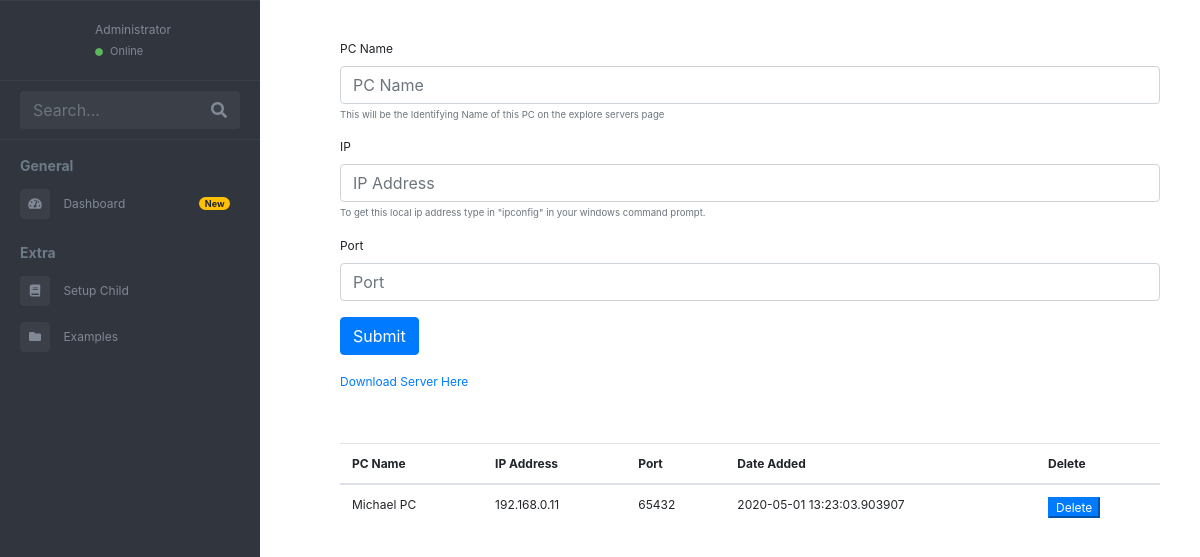
The app's page /child-node-setup, older data.
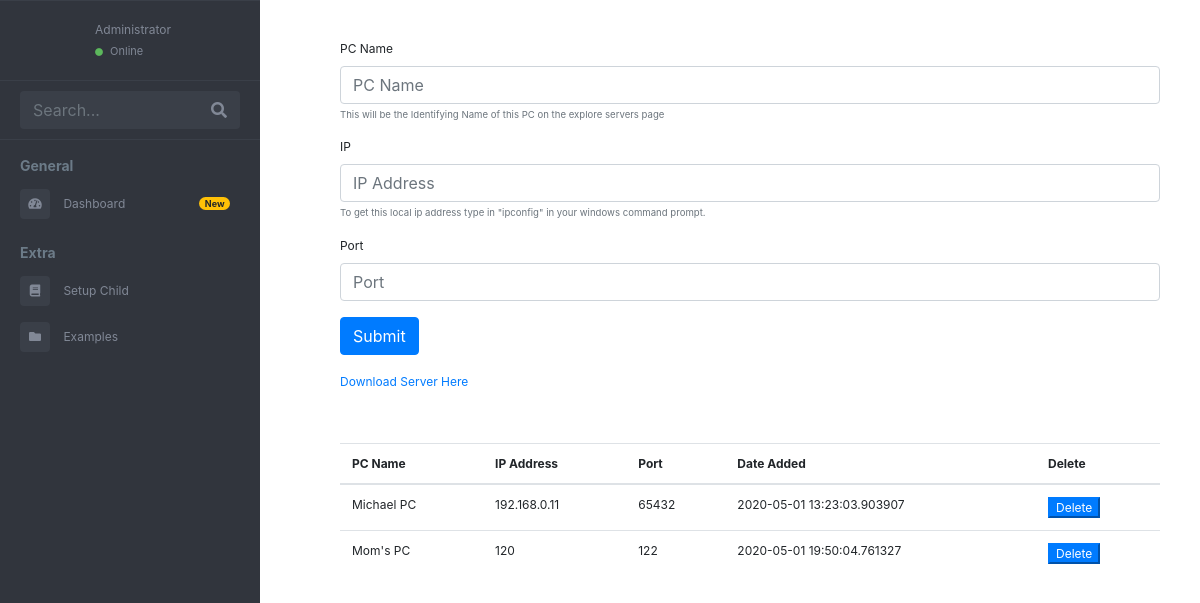
The same page, newer data.
### app/models.py (models this page shows)
class LocalNetwork(db.Model):
    id = db.Column(db.Integer, primary_key=True)
    pc_name = db.Column(db.String(64), index = True)
    ip_addr = db.Column(db.String(64), unique = True)
    port = db.Column(db.Integer)
    date_added = db.Column(db.String(120))

### app/routes.py (the view, shortened to what this page needs)
@app.route("/child-node-setup", methods = ["GET", "POST"])
def child_node_setup():
    delete = request.form.get("delete")
    print(delete)
    all_pcs_on_network = LocalNetwork.query.all()
    if request.method == "POST" and delete is not None:
        LocalNetwork.query.filter_by(id=int(delete)).delete()
        db.session.commit()
        return redirect(url_for("child_node_setup"))
    return render_template("child-node.html", pcs = all_pcs_on_network)

### app/templates/child-node.html (shortened to what this page needs)
{%include 'header.html'%}
  <main class="page-content">
    <div class="container-fluid">
        <form method = "POST">
            <div class="form-group">
              <label for="exampleInputEmail1">PC Name</label>
              <input type="text" class="form-control" id="pc_name" name = "pc_name" placeholder="PC Name">
              <small id="emailHelp" class="form-text text-muted">This will be the Identifying Name of this PC on the explore servers page</small>
            </div>
            <div class="form-group">
              <label for="exampleInputEmail1">IP</label>
              <input type="text" class="form-control" id="ip" name = "ip" placeholder="IP Address">
              <small id="emailHelp" class="form-text text-muted">To get this local ip address type in "ipconfig" in your windows command prompt.</small>
            </div>
            <div class="form-group">
              <label for="exampleInputPassword1">Port</label>
              <input type="text" class="form-control" id="port" name = "port" placeholder="Port">
            </div>
            <button type="submit" class="btn btn-primary">Submit</button>
            <a href="{{url_for('download_server')}}">Download Server Here</a>
    </div>
    <div class="table-responsive" id="sailorTableArea">
      <table class="table table-hover" width="100%">
          <thead>
              <tr>
                  <th>PC Name</th>
                  <th>IP Address</th>
                  <th>Port</th>
                  <th>Date Added</th>
                  <th>Delete</th>
              </tr>
          </thead>
          <tbody>
            {%for each in pcs%}
            <tr>
                <td>{{each.pc_name}}</td>
                <td>{{each.ip_addr}}</td>
                <td>{{each.port}}</td>
                <td>{{each.date_added}}</td>
                <td>
                  <button class = "btn-primary" name = "delete" value = {{each.id}}>
                      Delete
                  </button>
                </td>
            </tr>
              {%endfor%}
        </tbody>
    </table>
    </div>
  </main>
</div>
</body>
</html>

Row changes from the older to the newer data that the page shows:
added LocalNetwork: pc_name "Mom's PC", ip_addr "120", port "122", date_added "2020-05-01 19:50:04.761327", {{ each.id }} 4 (drawn)
